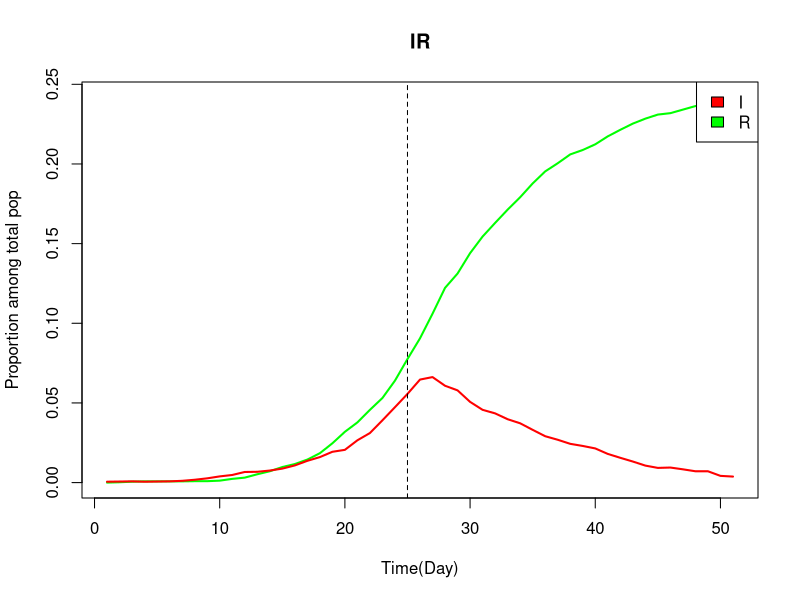
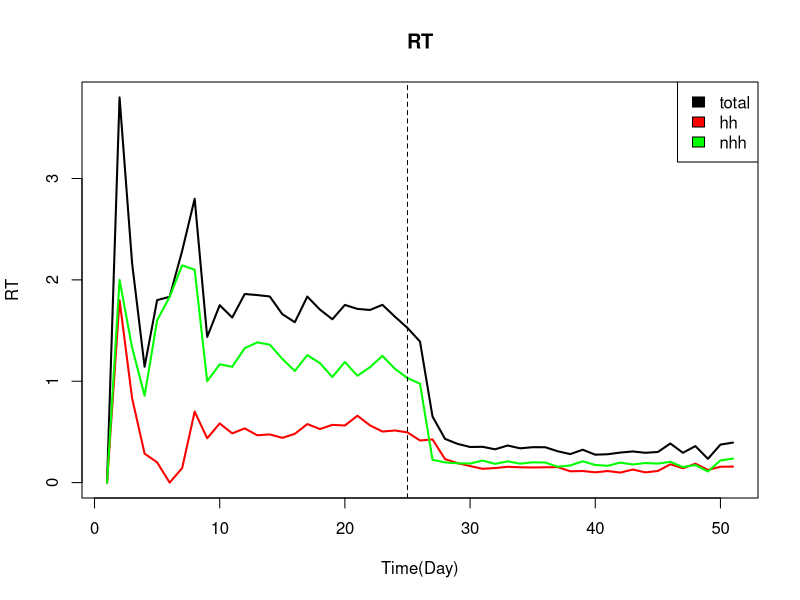
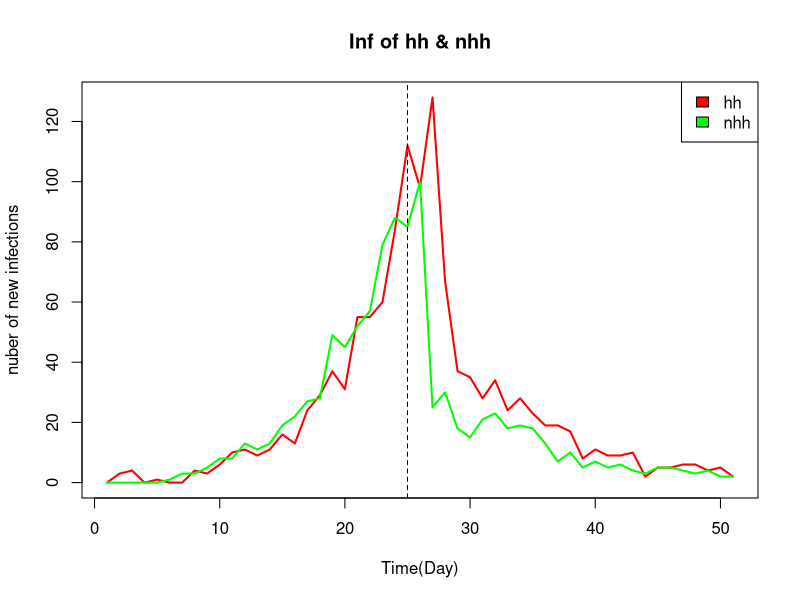

Write the R code that produced these figures, in order.
hh_total <- 3000 # total households
hh_size <- 3 # average number of household
pop <- hh_total * hh_size # total population
dur_infect <- 5 # infectiousness period = 5 days
gamma_rate <- 1 / dur_infect # recovery rate per day
trans_hh <- 1 / dur_infect # transmission probability, household
nhh_ratio <- 0.18 # relative risk of transmission, non-household vs household
trans_nhh <- trans_hh*nhh_ratio # transmission probability, non-household
mask_eff <- 0.8 # relative risk of mask wearing policy

t_end <- 50 # timeframe for simulation (days)
Outp <- data.frame(
Time = 0:t_end,
I = rep(0, t_end+1),
R = rep(0, t_end+1),
inc_hh = rep(0, t_end+1),
inc_nhh = rep(0, t_end+1),
rt_hh = rep(0, t_end+1),
rt_nhh = rep(0, t_end+1),
inf_hh_0 = rep(0, t_end+1),
inf_hh_1 = rep(0, t_end+1),
inf_hh_2 = rep(0, t_end+1)
)

t <- 0
Y <- matrix(0, hh_total, hh_size)
Y[1:5, 1] <- 1
Outp$I[1] <- sum(Y == 1)
Outp$R[1] <- sum(Y == 2)
Outp$inf_hh_0[1] <- table(rowSums((Y == 1)|(Y == 2)))[1]
Outp$inf_hh_1[1] <- table(rowSums((Y == 1)|(Y == 2)))[2]

for (t in 1:t_end){
    if (t <= t_end/2){
        ct_all = 9.14 # number of daily contacts, total
        ct_hh = 2.26 # number of daily contacts, household
        ct_nhh = ct_all - ct_hh # number of daily contacts, non-household
        beta_hh = ct_hh*trans_hh # transmission rate per day, household (density-dependent)
        beta_nhh = ct_nhh*trans_nhh/pop # transmission rate per day, non-household (frequency-dependent)
        if (t == 1) {
            print("=== transmission rates, survey wave 1 ===")
            print(paste0("household = ", sprintf("%1.2e", beta_hh)))
            print(paste0("non-household = ", sprintf("%1.2e", beta_nhh)))
        }
    } else {
        ct_all = 3.97
        ct_hh = 2.20
        ct_nhh = ct_all - ct_hh
        beta_hh = ct_hh*trans_hh
        beta_nhh = (ct_nhh*trans_nhh/pop)*mask_eff
        if (t == (t_end/2+1)) {
            print("=== transmission rates, survey wave 3 ===")
            print(paste0("household = ", sprintf("%1.2e", beta_hh)))
            print(paste0("non-household = ", sprintf("%1.2e", beta_nhh)))
        }
    }
    # Event (A): household transmission
    # -- occurs when there are both susceptible and infectious in a household
    # -- depends on (household transmission rate) * (cases in the same household)
    inc_hh <- t(apply(Y, 1, function(y) {
        rbinom(hh_size, size = 1, prob = pexp(1, beta_hh * sum(y == 1)))
    }))
    inc_hh[Y != 0] <- 0
    # Event (B): non-household transmission
    # -- depends on (non-household transmission rate) *
    # (total cases in the population excluding those in the same household)
    n_I <- sum(Y == 1)
    inc_nhh <- t(apply(Y, 1, function(y) {
        rbinom(hh_size, size = 1, prob = pexp(1, beta_nhh * (n_I - sum(y == 1))))
    }))
    inc_nhh[Y != 0] <- 0
    inc_nhh[inc_hh == 1] <- 0
    # -- alternative assumption for non-household transmission:
    # includes contacts with own family outside household
    # inc_nhh <- matrix(rbinom(hh_total * hh_size, size = 1,
    # prob = pexp(1, beta_nhh * sum(Y == 1))),
    # hh_total, hh_size)
    # inc_nhh[Y != 0] <- 0
    # inc_nhh[inc_hh == 1] <- 0
    # ------------------------------------------------------------------------------------------------------
    # Event (C): recovery
    recov <- matrix(rbinom(hh_total, size = 1, prob = pexp(1, gamma_rate)),
                        hh_total, hh_size)
    # calculate Rt
    rt_hh <- t(apply(Y, 1, function(y) {
        rbinom(hh_size, size = 1, prob = pexp(1 / gamma_rate, beta_hh * sum(y == 1)))
    }))
    rt_hh[Y != 0] <- 0
    rt_nhh <- t(apply(Y, 1, function(y) {
        rbinom(hh_size, size = 1, prob = pexp(1 / gamma_rate, beta_nhh * (n_I - sum(y == 1))))
    }))
    rt_nhh[Y != 0] <- 0
    rt_nhh[rt_hh == 1] <- 0
    Outp$rt_hh[t+1] = sum(rt_hh)/sum(Y == 1)
    Outp$rt_nhh[t+1] = sum(rt_nhh)/sum(Y == 1)

    # number of new infections
    Outp$inc_hh[t+1] = sum(inc_hh) # from household transmission
    Outp$inc_nhh[t+1] = sum(inc_nhh) # from non-household transmission
    # update output
    Y[Y == 0 & (inc_hh == 1 | inc_nhh)] <- 1
    Y[Y == 1 & recov == 1] <- 2
    Outp$I[t+1] <- sum(Y == 1)
    Outp$R[t+1] <- sum(Y == 2)
    # number of households with 0, 1, 2 infected populations
    Outp$inf_hh_0[t+1] <- table(rowSums((Y == 1)|(Y == 2)))[1]
    Outp$inf_hh_1[t+1] <- table(rowSums((Y == 1)|(Y == 2)))[2]
    Outp$inf_hh_2[t+1] <- table(rowSums((Y == 1)|(Y == 2)))[3]
}
t<-0
Outp$I[1] <- Outp$I[1] / pop
for (t in 1:t_end) {
    Outp$I[t+1] <- Outp$I[t+1] / pop
    Outp$R[t+1] <- Outp$R[t+1] / pop
}

png("IR.png", width = 640, height = 400)
plot(Outp$R, 
        main='IR',
        col='green',
        type='l',
        xlab='Time(Day)',
        ylab='Proportion among total pop',
        lwd=2,
        #ylim=c(0,0.5)
        )
lines(Outp$I,
        col='red',
        lwd=2)
legend("topright", c("I", "R"),
        fill=c("red", "green"))
abline(v = t_end / 2, col='black', lty=2)


png("RT.png", width = 640, height = 400)

plot((Outp$rt_hh + Outp$rt_nhh), 
        main='RT',
        col='black',
        type='l',
        xlab='Time(Day)',
        ylab='RT',
        lwd=2,
        #ylim=c(0,0.5)
        )
lines(Outp$rt_hh,

        col='red',
        lwd=2)
lines(Outp$rt_nhh,
        col='green',
        lwd=2)
legend("topright", c("total", "hh", "nhh"),
        fill=c("black", "red", "green"))
abline(v = t_end / 2, col='black', lty=2)


png("Inf.png", width = 640, height = 400)
plot(Outp$inc_hh, 
        main='Inf of hh & nhh',
        col='red',
        type='l',
        xlab='Time(Day)',
        ylab='nuber of new infections',
        lwd=2,
        #ylim=c(0,0.5)
        )
lines(Outp$inc_nhh,
        col='green',
        lwd=2)

legend("topright", c("hh", "nhh"),
        fill=c("red", "green"))
abline(v = t_end / 2, col='black', lty=2)